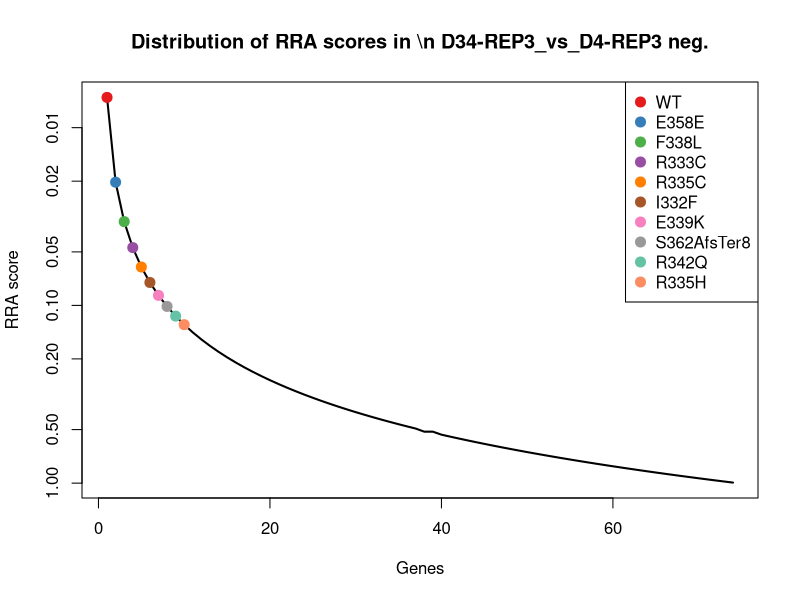
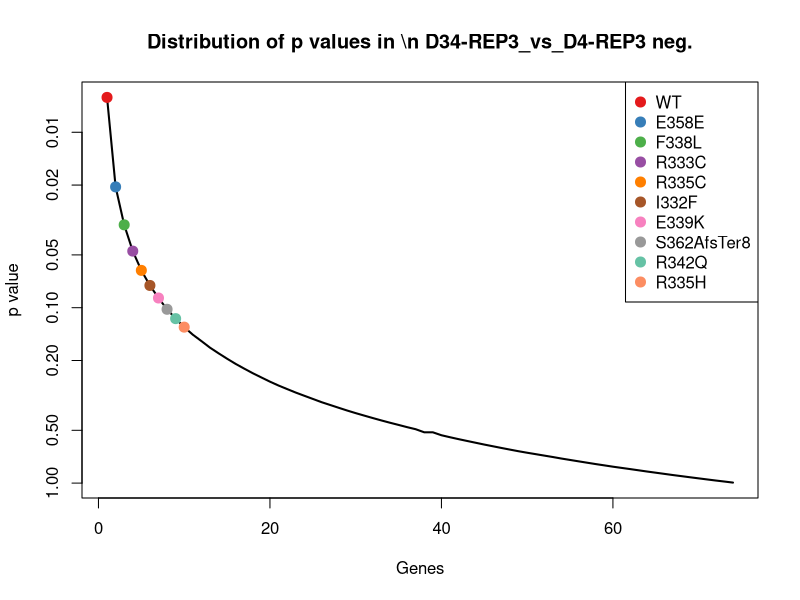
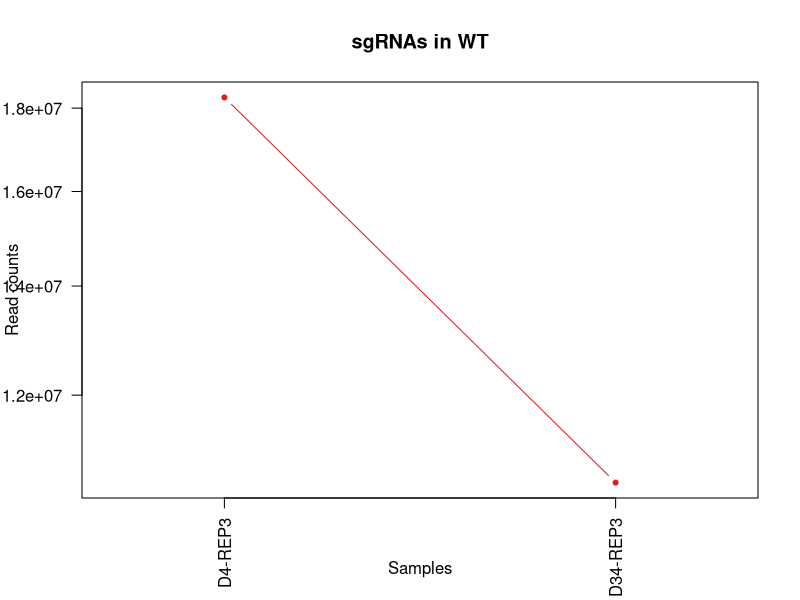
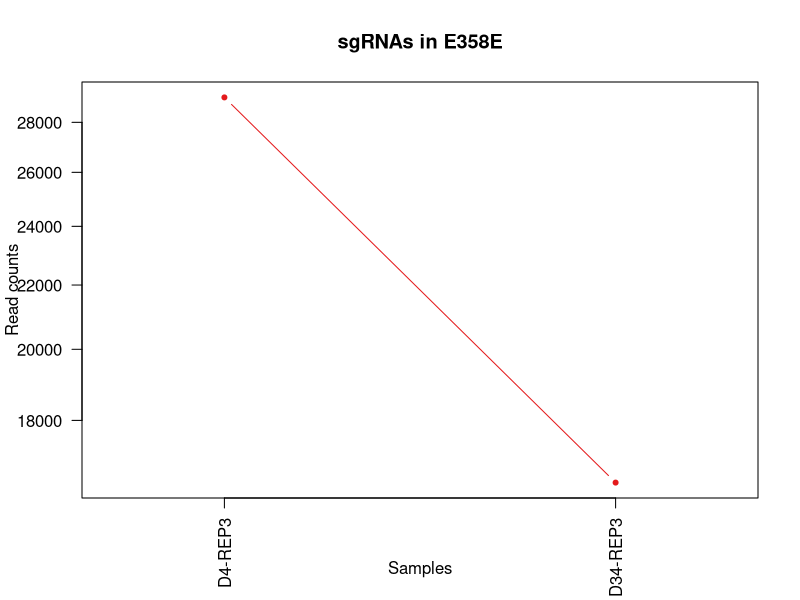
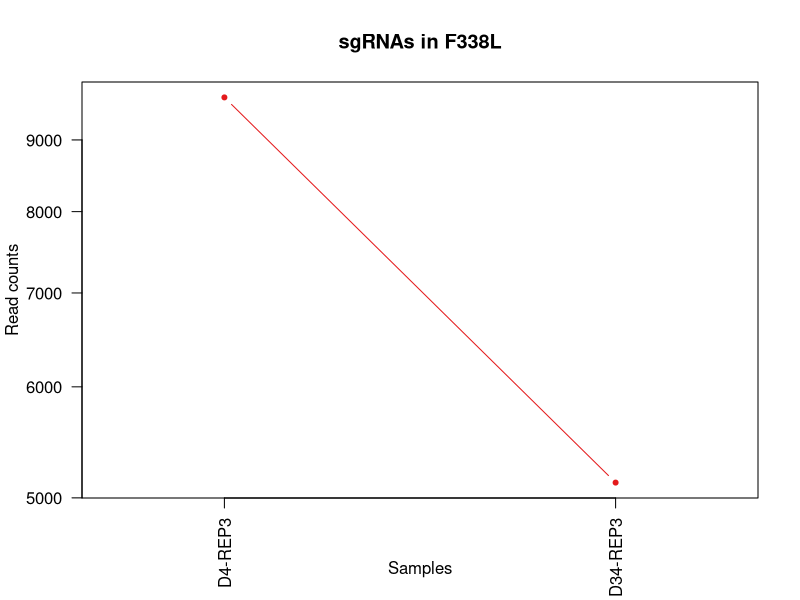
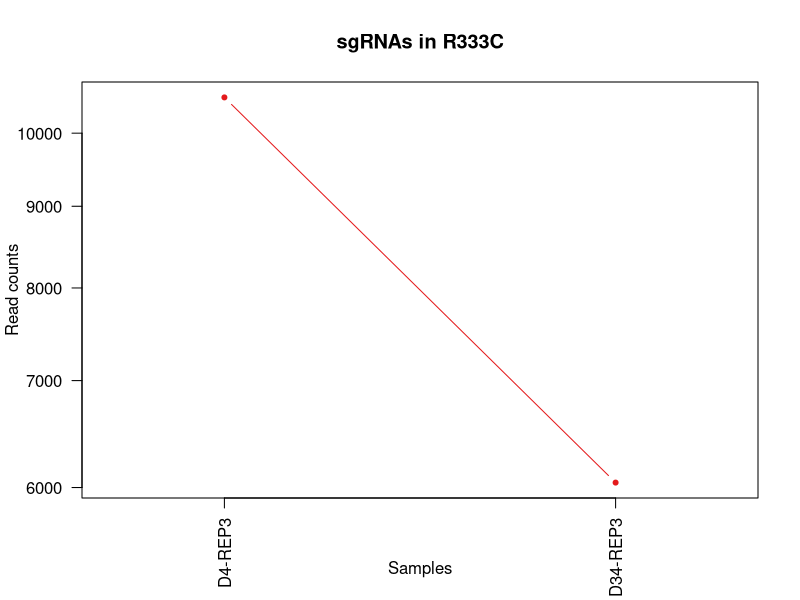
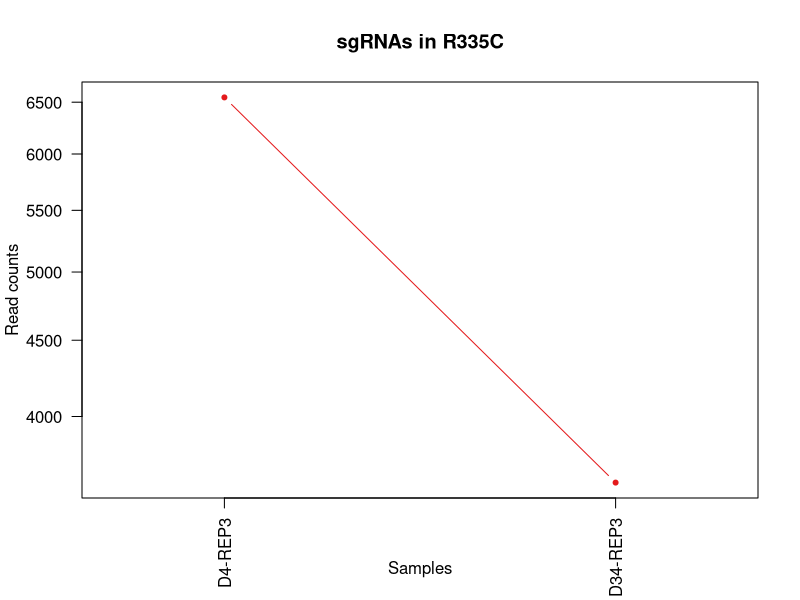
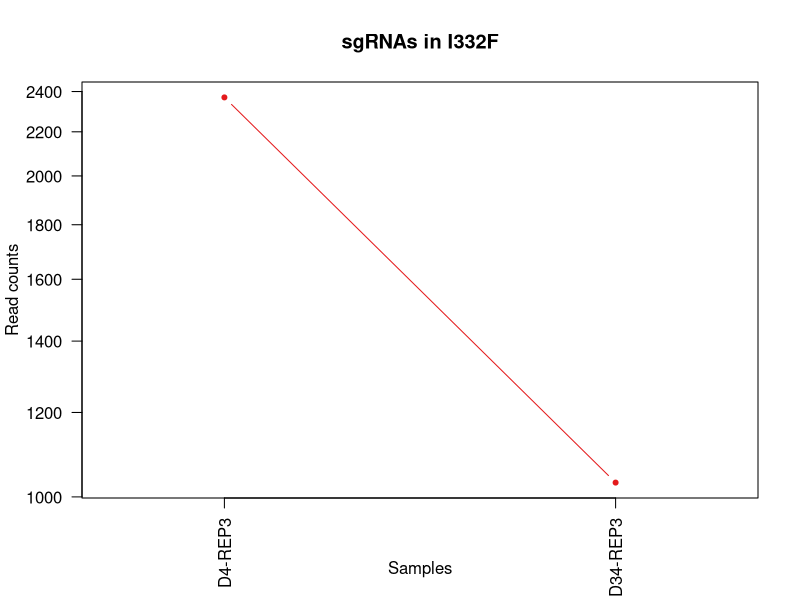

Write R code to recreate these figures, in order. (Note: this script raises an error after producing the figures.)
pdf(file='amp3_D34_D4_endogenous.pdf',width=4.5,height=4.5);
gstable=read.table('amp3_D34_D4_endogenous.gene_summary.txt',header=T)
# 
#
# parameters
# Do not modify the variables beginning with "__"

# gstablename='__GENE_SUMMARY_FILE__'
startindex=3
# outputfile='__OUTPUT_FILE__'
targetgenelist=c("WT","E358E","F338L","R333C","R335C","I332F","E339K","S362AfsTer8","R342Q","R335H")
# samplelabel=sub('.\\w+.\\w+$','',colnames(gstable)[startindex]);
samplelabel='D34-REP3_vs_D4-REP3 neg.'


# You need to write some codes in front of this code:
# gstable=read.table(gstablename,header=T)
# pdf(file=outputfile,width=6,height=6)


# set up color using RColorBrewer
#library(RColorBrewer)
#colors <- brewer.pal(length(targetgenelist), "Set1")

colors=c( "#E41A1C", "#377EB8", "#4DAF4A", "#984EA3", "#FF7F00",  "#A65628", "#F781BF",
          "#999999", "#66C2A5", "#FC8D62", "#8DA0CB", "#E78AC3", "#A6D854", "#FFD92F", "#E5C494", "#B3B3B3", 
          "#8DD3C7", "#FFFFB3", "#BEBADA", "#FB8072", "#80B1D3", "#FDB462", "#B3DE69", "#FCCDE5",
          "#D9D9D9", "#BC80BD", "#CCEBC5", "#FFED6F")

######
# function definition

plotrankedvalues<-function(val, tglist, ...){
  
  plot(val,log='y',ylim=c(max(val),min(val)),type='l',lwd=2, ...)
  if(length(tglist)>0){
    for(i in 1:length(tglist)){
      targetgene=tglist[i];
      tx=which(names(val)==targetgene);ty=val[targetgene];
      points(tx,ty,col=colors[(i %% length(colors)) ],cex=2,pch=20)
      # text(tx+50,ty,targetgene,col=colors[i])
    }
    legend('topright',tglist,pch=20,pt.cex = 2,cex=1,col=colors)
  }
}



plotrandvalues<-function(val,targetgenelist, ...){
  # choose the one with the best distance distribution
  
  mindiffvalue=0;
  randval=val;
  for(i in 1:20){
    randval0=sample(val)
    vindex=sort(which(names(randval0) %in% targetgenelist))
    if(max(vindex)>0.9*length(val)){
      # print('pass...')
      next;
    }
    mindiffind=min(diff(vindex));
    if (mindiffind > mindiffvalue){
      mindiffvalue=mindiffind;
      randval=randval0;
      # print(paste('Diff: ',mindiffvalue))
    }
  }
  plot(randval,log='y',ylim=c(max(randval),min(randval)),pch=20,col='grey', ...)
  
  if(length(targetgenelist)>0){
    for(i in 1:length(targetgenelist)){
      targetgene=targetgenelist[i];
      tx=which(names(randval)==targetgene);ty=randval[targetgene];
      points(tx,ty,col=colors[(i %% length(colors)) ],cex=2,pch=20)
      text(tx+50,ty,targetgene,col=colors[i])
    }
  }
  
}




# set.seed(1235)



pvec=gstable[,startindex]
names(pvec)=gstable[,'id']
pvec=sort(pvec);

plotrankedvalues(pvec,targetgenelist,xlab='Genes',ylab='RRA score',main=paste('Distribution of RRA scores in \\n',samplelabel))

# plotrandvalues(pvec,targetgenelist,xlab='Genes',ylab='RRA score',main=paste('Distribution of RRA scores in \\n',samplelabel))


pvec=gstable[,startindex+1]
names(pvec)=gstable[,'id']
pvec=sort(pvec);

plotrankedvalues(pvec,targetgenelist,xlab='Genes',ylab='p value',main=paste('Distribution of p values in \\n',samplelabel))

# plotrandvalues(pvec,targetgenelist,xlab='Genes',ylab='p value',main=paste('Distribution of p values in \\n',samplelabel))



# you need to write after this code:
# dev.off()






# parameters
# Do not modify the variables beginning with "__"
targetmat=list(c(18274997.812316973,10605198.040563995))
targetgene="WT"
collabel=c("D4-REP3","D34-REP3")

# set up color using RColorBrewer
#library(RColorBrewer)
#colors <- brewer.pal(length(targetgenelist), "Set1")

colors=c( "#E41A1C", "#377EB8", "#4DAF4A", "#984EA3", "#FF7F00",  "#A65628", "#F781BF",
          "#999999", "#66C2A5", "#FC8D62", "#8DA0CB", "#E78AC3", "#A6D854", "#FFD92F", "#E5C494", "#B3B3B3", 
          "#8DD3C7", "#FFFFB3", "#BEBADA", "#FB8072", "#80B1D3", "#FDB462", "#B3DE69", "#FCCDE5",
          "#D9D9D9", "#BC80BD", "#CCEBC5", "#FFED6F")


## code

targetmatvec=unlist(targetmat)+1
yrange=range(targetmatvec[targetmatvec>0]);
# yrange[1]=1; # set the minimum value to 1
for(i in 1:length(targetmat)){
  vali=targetmat[[i]]+1;
  if(i==1){
    plot(1:length(vali),vali,type='b',las=1,pch=20,main=paste('sgRNAs in',targetgene),ylab='Read counts',xlab='Samples',xlim=c(0.7,length(vali)+0.3),ylim = yrange,col=colors[(i %% length(colors))],xaxt='n',log='y')
    axis(1,at=1:length(vali),labels=(collabel),las=2)
    # lines(0:100,rep(1,101),col='black');
  }else{
    lines(1:length(vali),vali,type='b',pch=20,col=colors[(i %% length(colors))])
  }
}




# parameters
# Do not modify the variables beginning with "__"
targetmat=list(c(29053.733301046977,16413.169061147837))
targetgene="E358E"
collabel=c("D4-REP3","D34-REP3")

# set up color using RColorBrewer
#library(RColorBrewer)
#colors <- brewer.pal(length(targetgenelist), "Set1")

colors=c( "#E41A1C", "#377EB8", "#4DAF4A", "#984EA3", "#FF7F00",  "#A65628", "#F781BF",
          "#999999", "#66C2A5", "#FC8D62", "#8DA0CB", "#E78AC3", "#A6D854", "#FFD92F", "#E5C494", "#B3B3B3", 
          "#8DD3C7", "#FFFFB3", "#BEBADA", "#FB8072", "#80B1D3", "#FDB462", "#B3DE69", "#FCCDE5",
          "#D9D9D9", "#BC80BD", "#CCEBC5", "#FFED6F")


## code

targetmatvec=unlist(targetmat)+1
yrange=range(targetmatvec[targetmatvec>0]);
# yrange[1]=1; # set the minimum value to 1
for(i in 1:length(targetmat)){
  vali=targetmat[[i]]+1;
  if(i==1){
    plot(1:length(vali),vali,type='b',las=1,pch=20,main=paste('sgRNAs in',targetgene),ylab='Read counts',xlab='Samples',xlim=c(0.7,length(vali)+0.3),ylim = yrange,col=colors[(i %% length(colors))],xaxt='n',log='y')
    axis(1,at=1:length(vali),labels=(collabel),las=2)
    # lines(0:100,rep(1,101),col='black');
  }else{
    lines(1:length(vali),vali,type='b',pch=20,col=colors[(i %% length(colors))])
  }
}




# parameters
# Do not modify the variables beginning with "__"
targetmat=list(c(9649.781651187852,5125.91519032728))
targetgene="F338L"
collabel=c("D4-REP3","D34-REP3")

# set up color using RColorBrewer
#library(RColorBrewer)
#colors <- brewer.pal(length(targetgenelist), "Set1")

colors=c( "#E41A1C", "#377EB8", "#4DAF4A", "#984EA3", "#FF7F00",  "#A65628", "#F781BF",
          "#999999", "#66C2A5", "#FC8D62", "#8DA0CB", "#E78AC3", "#A6D854", "#FFD92F", "#E5C494", "#B3B3B3", 
          "#8DD3C7", "#FFFFB3", "#BEBADA", "#FB8072", "#80B1D3", "#FDB462", "#B3DE69", "#FCCDE5",
          "#D9D9D9", "#BC80BD", "#CCEBC5", "#FFED6F")


## code

targetmatvec=unlist(targetmat)+1
yrange=range(targetmatvec[targetmatvec>0]);
# yrange[1]=1; # set the minimum value to 1
for(i in 1:length(targetmat)){
  vali=targetmat[[i]]+1;
  if(i==1){
    plot(1:length(vali),vali,type='b',las=1,pch=20,main=paste('sgRNAs in',targetgene),ylab='Read counts',xlab='Samples',xlim=c(0.7,length(vali)+0.3),ylim = yrange,col=colors[(i %% length(colors))],xaxt='n',log='y')
    axis(1,at=1:length(vali),labels=(collabel),las=2)
    # lines(0:100,rep(1,101),col='black');
  }else{
    lines(1:length(vali),vali,type='b',pch=20,col=colors[(i %% length(colors))])
  }
}




# parameters
# Do not modify the variables beginning with "__"
targetmat=list(c(10527.871868254262,6041.866739320279))
targetgene="R333C"
collabel=c("D4-REP3","D34-REP3")

# set up color using RColorBrewer
#library(RColorBrewer)
#colors <- brewer.pal(length(targetgenelist), "Set1")

colors=c( "#E41A1C", "#377EB8", "#4DAF4A", "#984EA3", "#FF7F00",  "#A65628", "#F781BF",
          "#999999", "#66C2A5", "#FC8D62", "#8DA0CB", "#E78AC3", "#A6D854", "#FFD92F", "#E5C494", "#B3B3B3", 
          "#8DD3C7", "#FFFFB3", "#BEBADA", "#FB8072", "#80B1D3", "#FDB462", "#B3DE69", "#FCCDE5",
          "#D9D9D9", "#BC80BD", "#CCEBC5", "#FFED6F")


## code

targetmatvec=unlist(targetmat)+1
yrange=range(targetmatvec[targetmatvec>0]);
# yrange[1]=1; # set the minimum value to 1
for(i in 1:length(targetmat)){
  vali=targetmat[[i]]+1;
  if(i==1){
    plot(1:length(vali),vali,type='b',las=1,pch=20,main=paste('sgRNAs in',targetgene),ylab='Read counts',xlab='Samples',xlim=c(0.7,length(vali)+0.3),ylim = yrange,col=colors[(i %% length(colors))],xaxt='n',log='y')
    axis(1,at=1:length(vali),labels=(collabel),las=2)
    # lines(0:100,rep(1,101),col='black');
  }else{
    lines(1:length(vali),vali,type='b',pch=20,col=colors[(i %% length(colors))])
  }
}




# parameters
# Do not modify the variables beginning with "__"
targetmat=list(c(6547.298559070346,3610.7075554506628))
targetgene="R335C"
collabel=c("D4-REP3","D34-REP3")

# set up color using RColorBrewer
#library(RColorBrewer)
#colors <- brewer.pal(length(targetgenelist), "Set1")

colors=c( "#E41A1C", "#377EB8", "#4DAF4A", "#984EA3", "#FF7F00",  "#A65628", "#F781BF",
          "#999999", "#66C2A5", "#FC8D62", "#8DA0CB", "#E78AC3", "#A6D854", "#FFD92F", "#E5C494", "#B3B3B3", 
          "#8DD3C7", "#FFFFB3", "#BEBADA", "#FB8072", "#80B1D3", "#FDB462", "#B3DE69", "#FCCDE5",
          "#D9D9D9", "#BC80BD", "#CCEBC5", "#FFED6F")


## code

targetmatvec=unlist(targetmat)+1
yrange=range(targetmatvec[targetmatvec>0]);
# yrange[1]=1; # set the minimum value to 1
for(i in 1:length(targetmat)){
  vali=targetmat[[i]]+1;
  if(i==1){
    plot(1:length(vali),vali,type='b',las=1,pch=20,main=paste('sgRNAs in',targetgene),ylab='Read counts',xlab='Samples',xlim=c(0.7,length(vali)+0.3),ylim = yrange,col=colors[(i %% length(colors))],xaxt='n',log='y')
    axis(1,at=1:length(vali),labels=(collabel),las=2)
    # lines(0:100,rep(1,101),col='black');
  }else{
    lines(1:length(vali),vali,type='b',pch=20,col=colors[(i %% length(colors))])
  }
}




# parameters
# Do not modify the variables beginning with "__"
targetmat=list(c(2368.6944142193533,1030.3664767830146))
targetgene="I332F"
collabel=c("D4-REP3","D34-REP3")

# set up color using RColorBrewer
#library(RColorBrewer)
#colors <- brewer.pal(length(targetgenelist), "Set1")

colors=c( "#E41A1C", "#377EB8", "#4DAF4A", "#984EA3", "#FF7F00",  "#A65628", "#F781BF",
          "#999999", "#66C2A5", "#FC8D62", "#8DA0CB", "#E78AC3", "#A6D854", "#FFD92F", "#E5C494", "#B3B3B3", 
          "#8DD3C7", "#FFFFB3", "#BEBADA", "#FB8072", "#80B1D3", "#FDB462", "#B3DE69", "#FCCDE5",
          "#D9D9D9", "#BC80BD", "#CCEBC5", "#FFED6F")


## code

targetmatvec=unlist(targetmat)+1
yrange=range(targetmatvec[targetmatvec>0]);
# yrange[1]=1; # set the minimum value to 1
for(i in 1:length(targetmat)){
  vali=targetmat[[i]]+1;
  if(i==1){
    plot(1:length(vali),vali,type='b',las=1,pch=20,main=paste('sgRNAs in',targetgene),ylab='Read counts',xlab='Samples',xlim=c(0.7,length(vali)+0.3),ylim = yrange,col=colors[(i %% length(colors))],xaxt='n',log='y')
    axis(1,at=1:length(vali),labels=(collabel),las=2)
    # lines(0:100,rep(1,101),col='black');
  }else{
    lines(1:length(vali),vali,type='b',pch=20,col=colors[(i %% length(colors))])
  }
}




# parameters
# Do not modify the variables beginning with "__"
targetmat=list(c(5076.65095775982,2774.4039672396634))
targetgene="E339K"
collabel=c("D4-REP3","D34-REP3")

# set up color using RColorBrewer
#library(RColorBrewer)
#colors <- brewer.pal(length(targetgenelist), "Set1")

colors=c( "#E41A1C", "#377EB8", "#4DAF4A", "#984EA3", "#FF7F00",  "#A65628", "#F781BF",
          "#999999", "#66C2A5", "#FC8D62", "#8DA0CB", "#E78AC3", "#A6D854", "#FFD92F", "#E5C494", "#B3B3B3", 
          "#8DD3C7", "#FFFFB3", "#BEBADA", "#FB8072", "#80B1D3", "#FDB462", "#B3DE69", "#FCCDE5",
          "#D9D9D9", "#BC80BD", "#CCEBC5", "#FFED6F")


## code

targetmatvec=unlist(targetmat)+1
yrange=range(targetmatvec[targetmatvec>0]);
# yrange[1]=1; # set the minimum value to 1
for(i in 1:length(targetmat)){
  vali=targetmat[[i]]+1;
  if(i==1){
    plot(1:length(vali),vali,type='b',las=1,pch=20,main=paste('sgRNAs in',targetgene),ylab='Read counts',xlab='Samples',xlim=c(0.7,length(vali)+0.3),ylim = yrange,col=colors[(i %% length(colors))],xaxt='n',log='y')
    axis(1,at=1:length(vali),labels=(collabel),las=2)
    # lines(0:100,rep(1,101),col='black');
  }else{
    lines(1:length(vali),vali,type='b',pch=20,col=colors[(i %% length(colors))])
  }
}




# parameters
# Do not modify the variables beginning with "__"
targetmat=list(c(7895.136339812142,4941.966328521233))
targetgene="S362AfsTer8"
collabel=c("D4-REP3","D34-REP3")

# set up color using RColorBrewer
#library(RColorBrewer)
#colors <- brewer.pal(length(targetgenelist), "Set1")

colors=c( "#E41A1C", "#377EB8", "#4DAF4A", "#984EA3", "#FF7F00",  "#A65628", "#F781BF",
          "#999999", "#66C2A5", "#FC8D62", "#8DA0CB", "#E78AC3", "#A6D854", "#FFD92F", "#E5C494", "#B3B3B3", 
          "#8DD3C7", "#FFFFB3", "#BEBADA", "#FB8072", "#80B1D3", "#FDB462", "#B3DE69", "#FCCDE5",
          "#D9D9D9", "#BC80BD", "#CCEBC5", "#FFED6F")


## code

targetmatvec=unlist(targetmat)+1
yrange=range(targetmatvec[targetmatvec>0]);
# yrange[1]=1; # set the minimum value to 1
for(i in 1:length(targetmat)){
  vali=targetmat[[i]]+1;
  if(i==1){
    plot(1:length(vali),vali,type='b',las=1,pch=20,main=paste('sgRNAs in',targetgene),ylab='Read counts',xlab='Samples',xlim=c(0.7,length(vali)+0.3),ylim = yrange,col=colors[(i %% length(colors))],xaxt='n',log='y')
    axis(1,at=1:length(vali),labels=(collabel),las=2)
    # lines(0:100,rep(1,101),col='black');
  }else{
    lines(1:length(vali),vali,type='b',pch=20,col=colors[(i %% length(colors))])
  }
}




# parameters
# Do not modify the variables beginning with "__"
targetmat=list(c(3972.8976953983715,2235.1999152789817))
targetgene="R342Q"
collabel=c("D4-REP3","D34-REP3")

# set up color using RColorBrewer
#library(RColorBrewer)
#colors <- brewer.pal(length(targetgenelist), "Set1")

colors=c( "#E41A1C", "#377EB8", "#4DAF4A", "#984EA3", "#FF7F00",  "#A65628", "#F781BF",
          "#999999", "#66C2A5", "#FC8D62", "#8DA0CB", "#E78AC3", "#A6D854", "#FFD92F", "#E5C494", "#B3B3B3", 
          "#8DD3C7", "#FFFFB3", "#BEBADA", "#FB8072", "#80B1D3", "#FDB462", "#B3DE69", "#FCCDE5",
          "#D9D9D9", "#BC80BD", "#CCEBC5", "#FFED6F")


## code

targetmatvec=unlist(targetmat)+1
yrange=range(targetmatvec[targetmatvec>0]);
# yrange[1]=1; # set the minimum value to 1
for(i in 1:length(targetmat)){
  vali=targetmat[[i]]+1;
  if(i==1){
    plot(1:length(vali),vali,type='b',las=1,pch=20,main=paste('sgRNAs in',targetgene),ylab='Read counts',xlab='Samples',xlim=c(0.7,length(vali)+0.3),ylim = yrange,col=colors[(i %% length(colors))],xaxt='n',log='y')
    axis(1,at=1:length(vali),labels=(collabel),las=2)
    # lines(0:100,rep(1,101),col='black');
  }else{
    lines(1:length(vali),vali,type='b',pch=20,col=colors[(i %% length(colors))])
  }
}




# parameters
# Do not modify the variables beginning with "__"
targetmat=list(c(4795.723493208853,2919.160975327584))
targetgene="R335H"
collabel=c("D4-REP3","D34-REP3")

# set up color using RColorBrewer
#library(RColorBrewer)
#colors <- brewer.pal(length(targetgenelist), "Set1")

colors=c( "#E41A1C", "#377EB8", "#4DAF4A", "#984EA3", "#FF7F00",  "#A65628", "#F781BF",
          "#999999", "#66C2A5", "#FC8D62", "#8DA0CB", "#E78AC3", "#A6D854", "#FFD92F", "#E5C494", "#B3B3B3", 
          "#8DD3C7", "#FFFFB3", "#BEBADA", "#FB8072", "#80B1D3", "#FDB462", "#B3DE69", "#FCCDE5",
          "#D9D9D9", "#BC80BD", "#CCEBC5", "#FFED6F")


## code

targetmatvec=unlist(targetmat)+1
yrange=range(targetmatvec[targetmatvec>0]);
# yrange[1]=1; # set the minimum value to 1
for(i in 1:length(targetmat)){
  vali=targetmat[[i]]+1;
  if(i==1){
    plot(1:length(vali),vali,type='b',las=1,pch=20,main=paste('sgRNAs in',targetgene),ylab='Read counts',xlab='Samples',xlim=c(0.7,length(vali)+0.3),ylim = yrange,col=colors[(i %% length(colors))],xaxt='n',log='y')
    axis(1,at=1:length(vali),labels=(collabel),las=2)
    # lines(0:100,rep(1,101),col='black');
  }else{
    lines(1:length(vali),vali,type='b',pch=20,col=colors[(i %% length(colors))])
  }
}



# 
#
# parameters
# Do not modify the variables beginning with "__"

# gstablename='__GENE_SUMMARY_FILE__'
startindex=9
# outputfile='__OUTPUT_FILE__'
targetgenelist=c("E343SfsTer2","E339AfsTer8","E339DfsTer7","E339VfsTer8","L344RfsTer8","R333VfsTer12","L348Ter","K351Ter","L348W","F341C")
# samplelabel=sub('.\\w+.\\w+$','',colnames(gstable)[startindex]);
samplelabel='D34-REP3_vs_D4-REP3 pos.'


# You need to write some codes in front of this code:
# gstable=read.table(gstablename,header=T)
# pdf(file=outputfile,width=6,height=6)


# set up color using RColorBrewer
#library(RColorBrewer)
#colors <- brewer.pal(length(targetgenelist), "Set1")

colors=c( "#E41A1C", "#377EB8", "#4DAF4A", "#984EA3", "#FF7F00",  "#A65628", "#F781BF",
          "#999999", "#66C2A5", "#FC8D62", "#8DA0CB", "#E78AC3", "#A6D854", "#FFD92F", "#E5C494", "#B3B3B3", 
          "#8DD3C7", "#FFFFB3", "#BEBADA", "#FB8072", "#80B1D3", "#FDB462", "#B3DE69", "#FCCDE5",
          "#D9D9D9", "#BC80BD", "#CCEBC5", "#FFED6F")

######
# function definition

plotrankedvalues<-function(val, tglist, ...){
  
  plot(val,log='y',ylim=c(max(val),min(val)),type='l',lwd=2, ...)
  if(length(tglist)>0){
    for(i in 1:length(tglist)){
      targetgene=tglist[i];
      tx=which(names(val)==targetgene);ty=val[targetgene];
      points(tx,ty,col=colors[(i %% length(colors)) ],cex=2,pch=20)
      # text(tx+50,ty,targetgene,col=colors[i])
    }
    legend('topright',tglist,pch=20,pt.cex = 2,cex=1,col=colors)
  }
}



plotrandvalues<-function(val,targetgenelist, ...){
  # choose the one with the best distance distribution
  
  mindiffvalue=0;
  randval=val;
  for(i in 1:20){
    randval0=sample(val)
    vindex=sort(which(names(randval0) %in% targetgenelist))
    if(max(vindex)>0.9*length(val)){
      # print('pass...')
      next;
    }
    mindiffind=min(diff(vindex));
    if (mindiffind > mindiffvalue){
      mindiffvalue=mindiffind;
      randval=randval0;
      # print(paste('Diff: ',mindiffvalue))
    }
  }
  plot(randval,log='y',ylim=c(max(randval),min(randval)),pch=20,col='grey', ...)
  
  if(length(targetgenelist)>0){
    for(i in 1:length(targetgenelist)){
      targetgene=targetgenelist[i];
      tx=which(names(randval)==targetgene);ty=randval[targetgene];
      points(tx,ty,col=colors[(i %% length(colors)) ],cex=2,pch=20)
      text(tx+50,ty,targetgene,col=colors[i])
    }
  }
  
}




# set.seed(1235)



pvec=gstable[,startindex]
names(pvec)=gstable[,'id']
pvec=sort(pvec);

plotrankedvalues(pvec,targetgenelist,xlab='Genes',ylab='RRA score',main=paste('Distribution of RRA scores in \\n',samplelabel))

# plotrandvalues(pvec,targetgenelist,xlab='Genes',ylab='RRA score',main=paste('Distribution of RRA scores in \\n',samplelabel))


pvec=gstable[,startindex+1]
names(pvec)=gstable[,'id']
pvec=sort(pvec);

plotrankedvalues(pvec,targetgenelist,xlab='Genes',ylab='p value',main=paste('Distribution of p values in \\n',samplelabel))

# plotrandvalues(pvec,targetgenelist,xlab='Genes',ylab='p value',main=paste('Distribution of p values in \\n',samplelabel))



# you need to write after this code:
# dev.off()






# parameters
# Do not modify the variables beginning with "__"
targetmat=list(c(6.140491028436432,194.06288857201565))
targetgene="E343SfsTer2"
collabel=c("D4-REP3","D34-REP3")

# set up color using RColorBrewer
#library(RColorBrewer)
#colors <- brewer.pal(length(targetgenelist), "Set1")

colors=c( "#E41A1C", "#377EB8", "#4DAF4A", "#984EA3", "#FF7F00",  "#A65628", "#F781BF",
          "#999999", "#66C2A5", "#FC8D62", "#8DA0CB", "#E78AC3", "#A6D854", "#FFD92F", "#E5C494", "#B3B3B3", 
          "#8DD3C7", "#FFFFB3", "#BEBADA", "#FB8072", "#80B1D3", "#FDB462", "#B3DE69", "#FCCDE5",
          "#D9D9D9", "#BC80BD", "#CCEBC5", "#FFED6F")


## code

targetmatvec=unlist(targetmat)+1
yrange=range(targetmatvec[targetmatvec>0]);
# yrange[1]=1; # set the minimum value to 1
for(i in 1:length(targetmat)){
  vali=targetmat[[i]]+1;
  if(i==1){
    plot(1:length(vali),vali,type='b',las=1,pch=20,main=paste('sgRNAs in',targetgene),ylab='Read counts',xlab='Samples',xlim=c(0.7,length(vali)+0.3),ylim = yrange,col=colors[(i %% length(colors))],xaxt='n',log='y')
    axis(1,at=1:length(vali),labels=(collabel),las=2)
    # lines(0:100,rep(1,101),col='black');
  }else{
    lines(1:length(vali),vali,type='b',pch=20,col=colors[(i %% length(colors))])
  }
}




# parameters
# Do not modify the variables beginning with "__"
targetmat=list(c(50.65905098460056,482.94477807498356))
targetgene="E339AfsTer8"
collabel=c("D4-REP3","D34-REP3")

# set up color using RColorBrewer
#library(RColorBrewer)
#colors <- brewer.pal(length(targetgenelist), "Set1")

colors=c( "#E41A1C", "#377EB8", "#4DAF4A", "#984EA3", "#FF7F00",  "#A65628", "#F781BF",
          "#999999", "#66C2A5", "#FC8D62", "#8DA0CB", "#E78AC3", "#A6D854", "#FFD92F", "#E5C494", "#B3B3B3", 
          "#8DD3C7", "#FFFFB3", "#BEBADA", "#FB8072", "#80B1D3", "#FDB462", "#B3DE69", "#FCCDE5",
          "#D9D9D9", "#BC80BD", "#CCEBC5", "#FFED6F")


## code

targetmatvec=unlist(targetmat)+1
yrange=range(targetmatvec[targetmatvec>0]);
# yrange[1]=1; # set the minimum value to 1
for(i in 1:length(targetmat)){
  vali=targetmat[[i]]+1;
  if(i==1){
    plot(1:length(vali),vali,type='b',las=1,pch=20,main=paste('sgRNAs in',targetgene),ylab='Read counts',xlab='Samples',xlim=c(0.7,length(vali)+0.3),ylim = yrange,col=colors[(i %% length(colors))],xaxt='n',log='y')
    axis(1,at=1:length(vali),labels=(collabel),las=2)
    # lines(0:100,rep(1,101),col='black');
  }else{
    lines(1:length(vali),vali,type='b',pch=20,col=colors[(i %% length(colors))])
  }
}




# parameters
# Do not modify the variables beginning with "__"
targetmat=list(c(41.44831444194592,273.07872268114255))
targetgene="E339DfsTer7"
collabel=c("D4-REP3","D34-REP3")

# set up color using RColorBrewer
#library(RColorBrewer)
#colors <- brewer.pal(length(targetgenelist), "Set1")

colors=c( "#E41A1C", "#377EB8", "#4DAF4A", "#984EA3", "#FF7F00",  "#A65628", "#F781BF",
          "#999999", "#66C2A5", "#FC8D62", "#8DA0CB", "#E78AC3", "#A6D854", "#FFD92F", "#E5C494", "#B3B3B3", 
          "#8DD3C7", "#FFFFB3", "#BEBADA", "#FB8072", "#80B1D3", "#FDB462", "#B3DE69", "#FCCDE5",
          "#D9D9D9", "#BC80BD", "#CCEBC5", "#FFED6F")


## code

targetmatvec=unlist(targetmat)+1
yrange=range(targetmatvec[targetmatvec>0]);
# yrange[1]=1; # set the minimum value to 1
for(i in 1:length(targetmat)){
  vali=targetmat[[i]]+1;
  if(i==1){
    plot(1:length(vali),vali,type='b',las=1,pch=20,main=paste('sgRNAs in',targetgene),ylab='Read counts',xlab='Samples',xlim=c(0.7,length(vali)+0.3),ylim = yrange,col=colors[(i %% length(colors))],xaxt='n',log='y')
    axis(1,at=1:length(vali),labels=(collabel),las=2)
    # lines(0:100,rep(1,101),col='black');
  }else{
    lines(1:length(vali),vali,type='b',pch=20,col=colors[(i %% length(colors))])
  }
}




# parameters
# Do not modify the variables beginning with "__"
targetmat=list(c(55.26441925592788,342.6126566971742))
targetgene="E339VfsTer8"
collabel=c("D4-REP3","D34-REP3")

# set up color using RColorBrewer
#library(RColorBrewer)
#colors <- brewer.pal(length(targetgenelist), "Set1")

colors=c( "#E41A1C", "#377EB8", "#4DAF4A", "#984EA3", "#FF7F00",  "#A65628", "#F781BF",
          "#999999", "#66C2A5", "#FC8D62", "#8DA0CB", "#E78AC3", "#A6D854", "#FFD92F", "#E5C494", "#B3B3B3", 
          "#8DD3C7", "#FFFFB3", "#BEBADA", "#FB8072", "#80B1D3", "#FDB462", "#B3DE69", "#FCCDE5",
          "#D9D9D9", "#BC80BD", "#CCEBC5", "#FFED6F")


## code

targetmatvec=unlist(targetmat)+1
yrange=range(targetmatvec[targetmatvec>0]);
# yrange[1]=1; # set the minimum value to 1
for(i in 1:length(targetmat)){
  vali=targetmat[[i]]+1;
  if(i==1){
    plot(1:length(vali),vali,type='b',las=1,pch=20,main=paste('sgRNAs in',targetgene),ylab='Read counts',xlab='Samples',xlim=c(0.7,length(vali)+0.3),ylim = yrange,col=colors[(i %% length(colors))],xaxt='n',log='y')
    axis(1,at=1:length(vali),labels=(collabel),las=2)
    # lines(0:100,rep(1,101),col='black');
  }else{
    lines(1:length(vali),vali,type='b',pch=20,col=colors[(i %% length(colors))])
  }
}




# parameters
# Do not modify the variables beginning with "__"
targetmat=list(c(3.070245514218216,9.481900093095227))
targetgene="L344RfsTer8"
collabel=c("D4-REP3","D34-REP3")

# set up color using RColorBrewer
#library(RColorBrewer)
#colors <- brewer.pal(length(targetgenelist), "Set1")

colors=c( "#E41A1C", "#377EB8", "#4DAF4A", "#984EA3", "#FF7F00",  "#A65628", "#F781BF",
          "#999999", "#66C2A5", "#FC8D62", "#8DA0CB", "#E78AC3", "#A6D854", "#FFD92F", "#E5C494", "#B3B3B3", 
          "#8DD3C7", "#FFFFB3", "#BEBADA", "#FB8072", "#80B1D3", "#FDB462", "#B3DE69", "#FCCDE5",
          "#D9D9D9", "#BC80BD", "#CCEBC5", "#FFED6F")


## code

targetmatvec=unlist(targetmat)+1
yrange=range(targetmatvec[targetmatvec>0]);
# yrange[1]=1; # set the minimum value to 1
for(i in 1:length(targetmat)){
  vali=targetmat[[i]]+1;
  if(i==1){
    plot(1:length(vali),vali,type='b',las=1,pch=20,main=paste('sgRNAs in',targetgene),ylab='Read counts',xlab='Samples',xlim=c(0.7,length(vali)+0.3),ylim = yrange,col=colors[(i %% length(colors))],xaxt='n',log='y')
    axis(1,at=1:length(vali),labels=(collabel),las=2)
    # lines(0:100,rep(1,101),col='black');
  }else{
    lines(1:length(vali),vali,type='b',pch=20,col=colors[(i %% length(colors))])
  }
}




# parameters
# Do not modify the variables beginning with "__"
targetmat=list(c(132.02055711138328,739.5882072614278))
targetgene="R333VfsTer12"
collabel=c("D4-REP3","D34-REP3")

# set up color using RColorBrewer
#library(RColorBrewer)
#colors <- brewer.pal(length(targetgenelist), "Set1")

colors=c( "#E41A1C", "#377EB8", "#4DAF4A", "#984EA3", "#FF7F00",  "#A65628", "#F781BF",
          "#999999", "#66C2A5", "#FC8D62", "#8DA0CB", "#E78AC3", "#A6D854", "#FFD92F", "#E5C494", "#B3B3B3", 
          "#8DD3C7", "#FFFFB3", "#BEBADA", "#FB8072", "#80B1D3", "#FDB462", "#B3DE69", "#FCCDE5",
          "#D9D9D9", "#BC80BD", "#CCEBC5", "#FFED6F")


## code

targetmatvec=unlist(targetmat)+1
yrange=range(targetmatvec[targetmatvec>0]);
# yrange[1]=1; # set the minimum value to 1
for(i in 1:length(targetmat)){
  vali=targetmat[[i]]+1;
  if(i==1){
    plot(1:length(vali),vali,type='b',las=1,pch=20,main=paste('sgRNAs in',targetgene),ylab='Read counts',xlab='Samples',xlim=c(0.7,length(vali)+0.3),ylim = yrange,col=colors[(i %% length(colors))],xaxt='n',log='y')
    axis(1,at=1:length(vali),labels=(collabel),las=2)
    # lines(0:100,rep(1,101),col='black');
  }else{
    lines(1:length(vali),vali,type='b',pch=20,col=colors[(i %% length(colors))])
  }
}




# parameters
# Do not modify the variables beginning with "__"
targetmat=list(c(210.3118177239478,973.4750762244433))
targetgene="L348Ter"
collabel=c("D4-REP3","D34-REP3")

# set up color using RColorBrewer
#library(RColorBrewer)
#colors <- brewer.pal(length(targetgenelist), "Set1")

colors=c( "#E41A1C", "#377EB8", "#4DAF4A", "#984EA3", "#FF7F00",  "#A65628", "#F781BF",
          "#999999", "#66C2A5", "#FC8D62", "#8DA0CB", "#E78AC3", "#A6D854", "#FFD92F", "#E5C494", "#B3B3B3", 
          "#8DD3C7", "#FFFFB3", "#BEBADA", "#FB8072", "#80B1D3", "#FDB462", "#B3DE69", "#FCCDE5",
          "#D9D9D9", "#BC80BD", "#CCEBC5", "#FFED6F")


## code

targetmatvec=unlist(targetmat)+1
yrange=range(targetmatvec[targetmatvec>0]);
# yrange[1]=1; # set the minimum value to 1
for(i in 1:length(targetmat)){
  vali=targetmat[[i]]+1;
  if(i==1){
    plot(1:length(vali),vali,type='b',las=1,pch=20,main=paste('sgRNAs in',targetgene),ylab='Read counts',xlab='Samples',xlim=c(0.7,length(vali)+0.3),ylim = yrange,col=colors[(i %% length(colors))],xaxt='n',log='y')
    axis(1,at=1:length(vali),labels=(collabel),las=2)
    # lines(0:100,rep(1,101),col='black');
  }else{
    lines(1:length(vali),vali,type='b',pch=20,col=colors[(i %% length(colors))])
  }
}




# parameters
# Do not modify the variables beginning with "__"
targetmat=list(c(259.43574595143923,1164.377331432094))
targetgene="K351Ter"
collabel=c("D4-REP3","D34-REP3")

# set up color using RColorBrewer
#library(RColorBrewer)
#colors <- brewer.pal(length(targetgenelist), "Set1")

colors=c( "#E41A1C", "#377EB8", "#4DAF4A", "#984EA3", "#FF7F00",  "#A65628", "#F781BF",
          "#999999", "#66C2A5", "#FC8D62", "#8DA0CB", "#E78AC3", "#A6D854", "#FFD92F", "#E5C494", "#B3B3B3", 
          "#8DD3C7", "#FFFFB3", "#BEBADA", "#FB8072", "#80B1D3", "#FDB462", "#B3DE69", "#FCCDE5",
          "#D9D9D9", "#BC80BD", "#CCEBC5", "#FFED6F")


## code

targetmatvec=unlist(targetmat)+1
yrange=range(targetmatvec[targetmatvec>0]);
# yrange[1]=1; # set the minimum value to 1
for(i in 1:length(targetmat)){
  vali=targetmat[[i]]+1;
  if(i==1){
    plot(1:length(vali),vali,type='b',las=1,pch=20,main=paste('sgRNAs in',targetgene),ylab='Read counts',xlab='Samples',xlim=c(0.7,length(vali)+0.3),ylim = yrange,col=colors[(i %% length(colors))],xaxt='n',log='y')
    axis(1,at=1:length(vali),labels=(collabel),las=2)
    # lines(0:100,rep(1,101),col='black');
  }else{
    lines(1:length(vali),vali,type='b',pch=20,col=colors[(i %% length(colors))])
  }
}




# parameters
# Do not modify the variables beginning with "__"
targetmat=list(c(1046.9537203484117,5230.848218024201))
targetgene="L348W"
collabel=c("D4-REP3","D34-REP3")

# set up color using RColorBrewer
#library(RColorBrewer)
#colors <- brewer.pal(length(targetgenelist), "Set1")

colors=c( "#E41A1C", "#377EB8", "#4DAF4A", "#984EA3", "#FF7F00",  "#A65628", "#F781BF",
          "#999999", "#66C2A5", "#FC8D62", "#8DA0CB", "#E78AC3", "#A6D854", "#FFD92F", "#E5C494", "#B3B3B3", 
          "#8DD3C7", "#FFFFB3", "#BEBADA", "#FB8072", "#80B1D3", "#FDB462", "#B3DE69", "#FCCDE5",
          "#D9D9D9", "#BC80BD", "#CCEBC5", "#FFED6F")


## code

targetmatvec=unlist(targetmat)+1
yrange=range(targetmatvec[targetmatvec>0]);
# yrange[1]=1; # set the minimum value to 1
for(i in 1:length(targetmat)){
  vali=targetmat[[i]]+1;
  if(i==1){
    plot(1:length(vali),vali,type='b',las=1,pch=20,main=paste('sgRNAs in',targetgene),ylab='Read counts',xlab='Samples',xlim=c(0.7,length(vali)+0.3),ylim = yrange,col=colors[(i %% length(colors))],xaxt='n',log='y')
    axis(1,at=1:length(vali),labels=(collabel),las=2)
    # lines(0:100,rep(1,101),col='black');
  }else{
    lines(1:length(vali),vali,type='b',pch=20,col=colors[(i %% length(colors))])
  }
}




# parameters
# Do not modify the variables beginning with "__"
targetmat=list(c(158.11764398223812,500.012198242555))
targetgene="F341C"
collabel=c("D4-REP3","D34-REP3")

# set up color using RColorBrewer
#library(RColorBrewer)
#colors <- brewer.pal(length(targetgenelist), "Set1")

colors=c( "#E41A1C", "#377EB8", "#4DAF4A", "#984EA3", "#FF7F00",  "#A65628", "#F781BF",
          "#999999", "#66C2A5", "#FC8D62", "#8DA0CB", "#E78AC3", "#A6D854", "#FFD92F", "#E5C494", "#B3B3B3", 
          "#8DD3C7", "#FFFFB3", "#BEBADA", "#FB8072", "#80B1D3", "#FDB462", "#B3DE69", "#FCCDE5",
          "#D9D9D9", "#BC80BD", "#CCEBC5", "#FFED6F")


## code

targetmatvec=unlist(targetmat)+1
yrange=range(targetmatvec[targetmatvec>0]);
# yrange[1]=1; # set the minimum value to 1
for(i in 1:length(targetmat)){
  vali=targetmat[[i]]+1;
  if(i==1){
    plot(1:length(vali),vali,type='b',las=1,pch=20,main=paste('sgRNAs in',targetgene),ylab='Read counts',xlab='Samples',xlim=c(0.7,length(vali)+0.3),ylim = yrange,col=colors[(i %% length(colors))],xaxt='n',log='y')
    axis(1,at=1:length(vali),labels=(collabel),las=2)
    # lines(0:100,rep(1,101),col='black');
  }else{
    lines(1:length(vali),vali,type='b',pch=20,col=colors[(i %% length(colors))])
  }
}



dev.off()
Sweave("amp3_D34_D4_endogenous_summary.Rnw");
library(tools);

texi2dvi("amp3_D34_D4_endogenous_summary.tex",pdf=TRUE);
